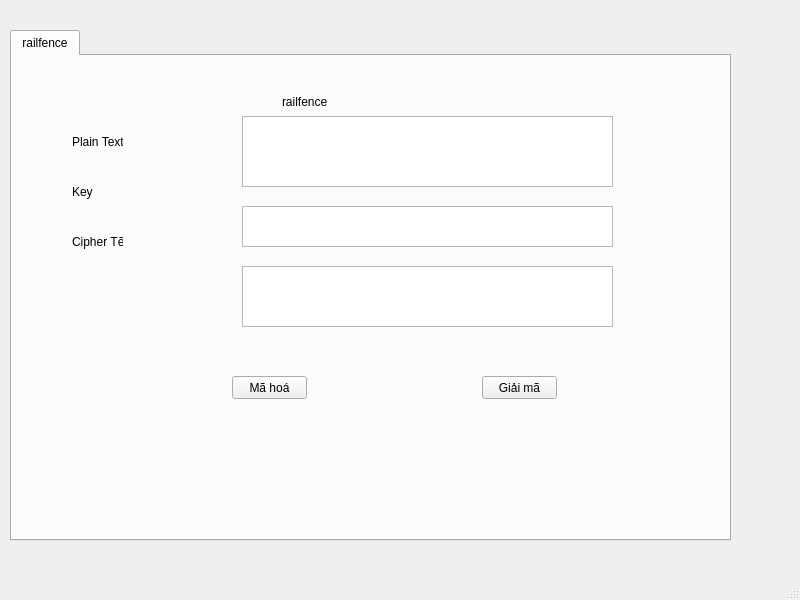
<?xml version="1.0" encoding="UTF-8"?>
<ui version="4.0">
 <class>MainWindow</class>
 <widget class="QMainWindow" name="MainWindow">
  <property name="geometry">
   <rect>
    <x>0</x>
    <y>0</y>
    <width>800</width>
    <height>600</height>
   </rect>
  </property>
  <property name="windowTitle">
   <string>MainWindow</string>
  </property>
  <widget class="QWidget" name="centralwidget">
   <widget class="QTabWidget" name="railfence">
    <property name="geometry">
     <rect>
      <x>10</x>
      <y>30</y>
      <width>721</width>
      <height>511</height>
     </rect>
    </property>
    <property name="currentIndex">
     <number>0</number>
    </property>
    <widget class="QWidget" name="tab">
     <attribute name="title">
      <string>railfence</string>
     </attribute>
     <widget class="QLabel" name="label">
      <property name="geometry">
       <rect>
        <x>60</x>
        <y>70</y>
        <width>51</width>
        <height>31</height>
       </rect>
      </property>
      <property name="text">
       <string>Plain Text</string>
      </property>
     </widget>
     <widget class="QLabel" name="label_2">
      <property name="geometry">
       <rect>
        <x>60</x>
        <y>120</y>
        <width>51</width>
        <height>31</height>
       </rect>
      </property>
      <property name="text">
       <string>Key</string>
      </property>
     </widget>
     <widget class="QLabel" name="label_3">
      <property name="geometry">
       <rect>
        <x>60</x>
        <y>170</y>
        <width>51</width>
        <height>31</height>
       </rect>
      </property>
      <property name="text">
       <string>Cipher Tẽt</string>
      </property>
     </widget>
     <widget class="QLabel" name="label_4">
      <property name="geometry">
       <rect>
        <x>270</x>
        <y>30</y>
        <width>111</width>
        <height>31</height>
       </rect>
      </property>
      <property name="text">
       <string>railfence</string>
      </property>
     </widget>
     <widget class="QTextEdit" name="txt_plain">
      <property name="geometry">
       <rect>
        <x>230</x>
        <y>60</y>
        <width>371</width>
        <height>71</height>
       </rect>
      </property>
     </widget>
     <widget class="QTextEdit" name="txt_key">
      <property name="geometry">
       <rect>
        <x>230</x>
        <y>150</y>
        <width>371</width>
        <height>41</height>
       </rect>
      </property>
     </widget>
     <widget class="QTextEdit" name="txt_cipher">
      <property name="geometry">
       <rect>
        <x>230</x>
        <y>210</y>
        <width>371</width>
        <height>61</height>
       </rect>
      </property>
     </widget>
     <widget class="QPushButton" name="btn_encrypt">
      <property name="geometry">
       <rect>
        <x>220</x>
        <y>320</y>
        <width>75</width>
        <height>23</height>
       </rect>
      </property>
      <property name="text">
       <string>Mã hoá</string>
      </property>
     </widget>
     <widget class="QPushButton" name="btn_decrypt">
      <property name="geometry">
       <rect>
        <x>470</x>
        <y>320</y>
        <width>75</width>
        <height>23</height>
       </rect>
      </property>
      <property name="text">
       <string>Giải mã</string>
      </property>
     </widget>
    </widget>
   </widget>
  </widget>
  <widget class="QMenuBar" name="menubar">
   <property name="geometry">
    <rect>
     <x>0</x>
     <y>0</y>
     <width>800</width>
     <height>21</height>
    </rect>
   </property>
  </widget>
  <widget class="QStatusBar" name="statusbar"/>
 </widget>
 <resources/>
 <connections/>
</ui>
